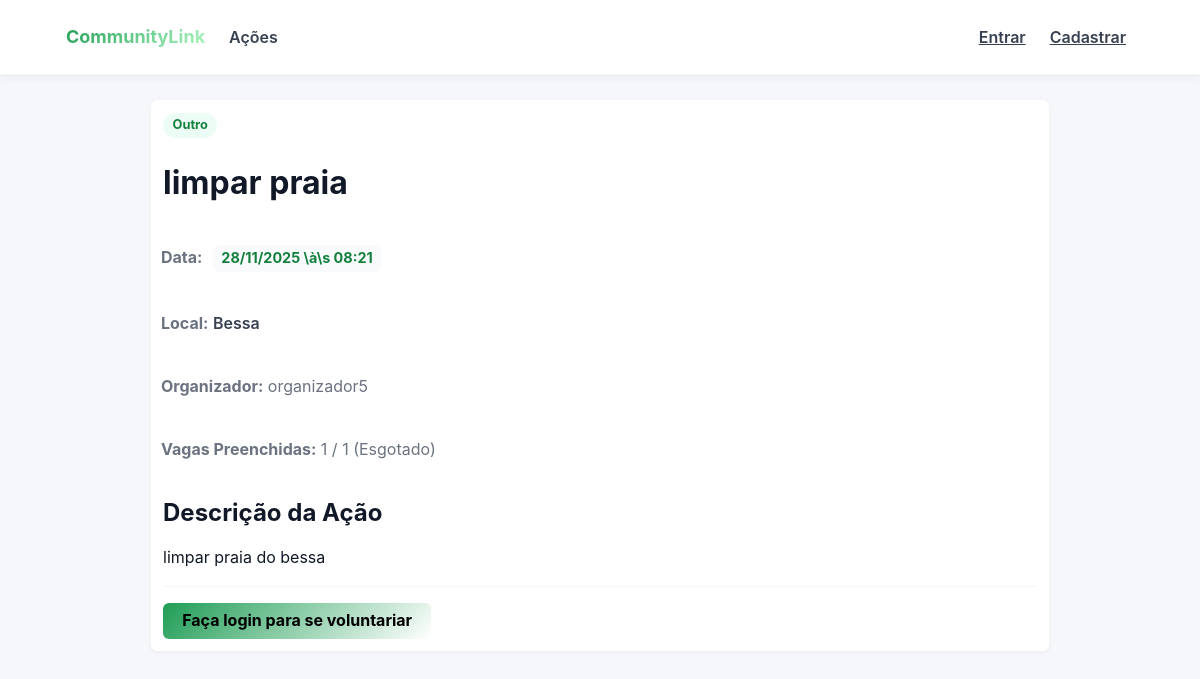
The page /acoes/6/ on the database its author committed.
### acoes/models.py (models this page shows, shortened)
class Acao(models.Model):
    titulo = models.CharField(max_length=200)
    descricao = models.TextField()
    data = models.DateTimeField() # Armazena data e hora
    local = models.CharField(max_length=255)
    numero_vagas = models.PositiveIntegerField()
    CATEGORIA_CHOICES = [
        ('SAUDE', 'Saúde'),
        ('EDUCACAO', 'Educação'),
        ('MEIO_AMBIENTE', 'Meio Ambiente'),
        ('ANIMAIS', 'Animais'),
        ('OUTRO', 'Outro'),
    ]
    categoria = models.CharField(max_length=50, choices=CATEGORIA_CHOICES, default='OUTRO')
    organizador = models.ForeignKey(
        User,
        on_delete=models.CASCADE,
        related_name='acoes_criadas' # Assim, podemos fazer: user.acoes_criadas.all()
    )
    voluntarios = models.ManyToManyField(
        User,
        through='Inscricao',         # O nome do modelo intermediário
        related_name='acoes_inscritas', # Assim, podemos fazer: user.acoes_inscritas.all()
        blank=True                   # A ação pode começar sem nenhum voluntário
    )
    notas_organizador = models.TextField(blank=True, null=True, help_text="Notas privadas do organizador sobre a execução da ação.")
    @property
    def vagas_preenchidas(self):
        return self.inscricao_set.filter(status='ACEITO').count()
    @property
    def esta_cheia(self):
        return self.vagas_preenchidas >= self.numero_vagas

### acoes/views.py (the view, shortened to what this page needs)
# urls.py: path('<int:pk>/', views.acao_detail, name='acao_detail'),
def acao_detail(request, pk):
    acao = get_object_or_404(Acao, pk=pk)
    ja_inscrito = False
    inscricao_status = None
    context = {
        'acao': acao,
        'ja_inscrito': ja_inscrito,
        'inscricao_status': inscricao_status,
        'is_owner': acao.organizador == request.user
    }
    return render(request, 'acoes/acao_detail.html', context)

### acoes/context_processors.py (called while the page is built, shortened)
def auth_groups_processor(request):
    is_organizador = False
    is_voluntario = False
    unread_notification_count = 0 # Valor padrão
    return {
        'is_organizador': is_organizador,
        'is_voluntario': is_voluntario,
        'unread_notification_count': unread_notification_count
    }

### acoes/templates/acoes/acao_detail.html (shortened to what this page needs)
{% extends 'acoes/base.html' %}
{% block content %}
<div class="card card-acao" style="max-width:900px; margin:0 auto;">
    <div style="margin-bottom:0.2rem;">
        <span class="badge">{{ acao.get_categoria_display }}</span>
    </div>
    <h1 class="card-title">{{ acao.titulo }}</h1>
    <div class="grid-list" style="margin-top:0.2rem;">
        <div class="grid-item half"><p class="muted"><strong>Data:</strong> <span class="item-date">{{ acao.data|date:"d/m/Y \\\à\\\s H:i" }}</span></p></div>
        <div class="grid-item half"><p class="muted"><strong>Local:</strong> <span class="location">{{ acao.local }}</span></p></div>
        <div class="grid-item half"><p class="muted"><strong>Organizador:</strong> {{ acao.organizador.username }}</p></div>
        <div class="grid-item half"><p class="muted"><strong>Vagas Preenchidas:</strong>
            <span class="muted">{{ acao.vagas_preenchidas }} / {{ acao.numero_vagas }} {% if acao.esta_cheia %}(Esgotado){% else %}(Há vagas){% endif %}</span>
        </p></div>
    </div>
    <div class="prose" style="margin-top:1rem;">
        <h2 style="margin:0 0 0.2rem 0;">Descrição da Ação</h2>
        <p>{{ acao.descricao|linebreaks }}</p>
    </div>
    <div style="border-top:1px solid rgba(15,23,42,0.04); padding-top:1rem; margin-top:1rem; display:flex; gap:0.75rem; flex-wrap:wrap;">
        {% if user.is_authenticated %}
            {% if is_owner %}
                {% if not acao.ja_aconteceu %}
                    <a href="{% url 'acoes:acao_update' acao.pk %}" class="btn btn-muted">Editar Ação</a>
                    <a href="{% url 'acoes:acao_delete' acao.pk %}" class="btn btn-danger">Deletar Ação</a>
                {% else %}
                    <span class="py-2 px-4 bg-gray-100 text-gray-500 rounded border border-gray-300 cursor-not-allowed">
                        Ação Concluída (Edição bloqueada)
                    </span>
                {% endif %}
                <a href="{% url 'acoes:acao_manage' acao.pk %}" class="btn btn-muted">Gerenciar Inscrições</a>
            {% else %}
                {% if ja_inscrito %}
                    <span class="btn btn-muted">Solicitação Enviada (Status: {{ inscricao_status }})</span>
                {% elif acao.esta_cheia %}
                    <span class="btn btn-muted">Vagas Esgotadas</span>
                {% else %}
                    <form action="{% url 'acoes:acao_apply' acao.pk %}" method="POST" style="display:inline-block; margin:0;">
                        {% csrf_token %}
                        <button type="submit" class="btn btn-primary">Quero me Voluntariar!</button>
                    </form>
                {% endif %}
            {% endif %}
        {% else %}
            <a href="/acoes/signin/?next={{ request.path }}" class="btn btn-primary">Faça login para se voluntariar</a>
        {% endif %}
    </div>
</div>
{% endblock %}

### static/css/style.css (style rules this page uses)
:root { --bg: #f5f7fb; --card: #ffffff; --muted: #6b7280; --accent: #1f9d55; --accent-600: #15803d; --danger: #dc2626; --max-width: 1100px; --app-font: -apple-system, BlinkMacSystemFont, "Segoe UI", Roboto, "Helvetica Neue", Arial, sans-serif; }
* { box-sizing: border-box; }
html, body { height: 100%; }
body { margin: 0; font-family: var(--app-font); background: var(--bg); color: #111827; line-height: 1.45; -webkit-font-smoothing: antialiased; }
h1,h2,h3,h4,h5,h6, p, a, button, input, textarea, select, label, .btn, .badge, .brand-text, .card-title { font-family: inherit; }
.btn { display:inline-block; padding:0.45rem 0.75rem; border-radius:6px; text-decoration:none; font-weight:600; cursor:pointer; }
.btn-primary { background: var(--accent); color: #fff; }
.card { background: var(--card); border-radius:8px; padding:1rem; box-shadow: 0 1px 3px rgba(15,23,42,0.03); border: 1px solid rgba(15,23,42,0.04); }
.muted { color:var(--muted); }
.grid-list { display:flex; gap:0.25rem; flex-wrap:wrap; margin: 0 -0.25rem; }
.grid-item { padding:0.125rem; width:100%; }
@media (min-width: 640px) { .grid-item.half { width:50%; } }
.card-acao { background:var(--card); border-radius:8px; padding:0.75rem; box-shadow:0 1px 3px rgba(0,0,0,0.04); border:1px solid rgba(15,23,42,0.04); }
.badge { display:inline-block; padding:0.2rem 0.6rem; border-radius:999px; font-weight:700; font-size:0.8rem; background:#ecfdf5; color:var(--accent-600); }
.btn { display:inline-block; padding:0.4rem 1.2rem; border-radius:6px; text-decoration:none; font-weight:700; cursor:pointer; transition: transform .12s ease, filter .12s ease, background .12s ease; font-size: 1rem; }
.btn-primary { background: linear-gradient(135deg, var(--accent) 0%, #ffffff 100%); color:#000000; border: none; box-shadow: none; }
.item-date { display:inline-block; background:#f8fafc; color: var(--accent-600); padding:0.18rem 0.5rem; border-radius:6px; font-weight:700; font-size:0.9rem; margin-left:0.4rem; transition: background .12s ease, color .12s ease; cursor: pointer; }
.location { color: #374151; font-weight:600; }
a { transition: color .12s ease, background .12s ease; }
.badge { transition: background .12s ease, color .12s ease, transform .08s ease; }
.prose { color:#111827; }

### rows shown on the page
Acao: categoria "Outro", titulo "limpar praia", data "28/11/2025 \\à\\s 08:21", local "Bessa", organizador.username "organizador5", vagas_preenchidas "1", numero_vagas "1", descricao "limpar praia do bessa"
